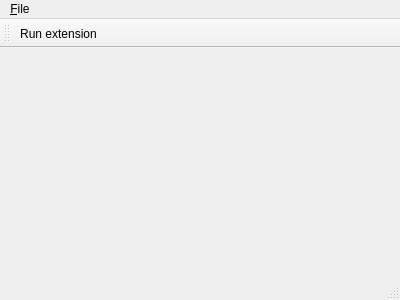
<?xml version="1.0" encoding="UTF-8"?>
<ui version="4.0">
 <class>MainWindow</class>
 <widget class="QMainWindow" name="MainWindow">
  <property name="geometry">
   <rect>
    <x>0</x>
    <y>0</y>
    <width>400</width>
    <height>300</height>
   </rect>
  </property>
  <property name="windowTitle">
   <string>MainWindow</string>
  </property>
  <widget class="QWidget" name="centralWidget"/>
  <widget class="QMenuBar" name="menuBar">
   <property name="geometry">
    <rect>
     <x>0</x>
     <y>0</y>
     <width>400</width>
     <height>18</height>
    </rect>
   </property>
   <widget class="QMenu" name="menu_File">
    <property name="title">
     <string>&amp;File</string>
    </property>
    <addaction name="actionRunExtension"/>
   </widget>
   <addaction name="menu_File"/>
  </widget>
  <widget class="QToolBar" name="mainToolBar">
   <attribute name="toolBarArea">
    <enum>TopToolBarArea</enum>
   </attribute>
   <attribute name="toolBarBreak">
    <bool>false</bool>
   </attribute>
   <addaction name="actionRunExtension"/>
  </widget>
  <widget class="QStatusBar" name="statusBar"/>
  <action name="actionRunExtension">
   <property name="text">
    <string>Run extension...</string>
   </property>
  </action>
 </widget>
 <layoutdefault spacing="6" margin="11"/>
 <resources/>
 <connections/>
</ui>
